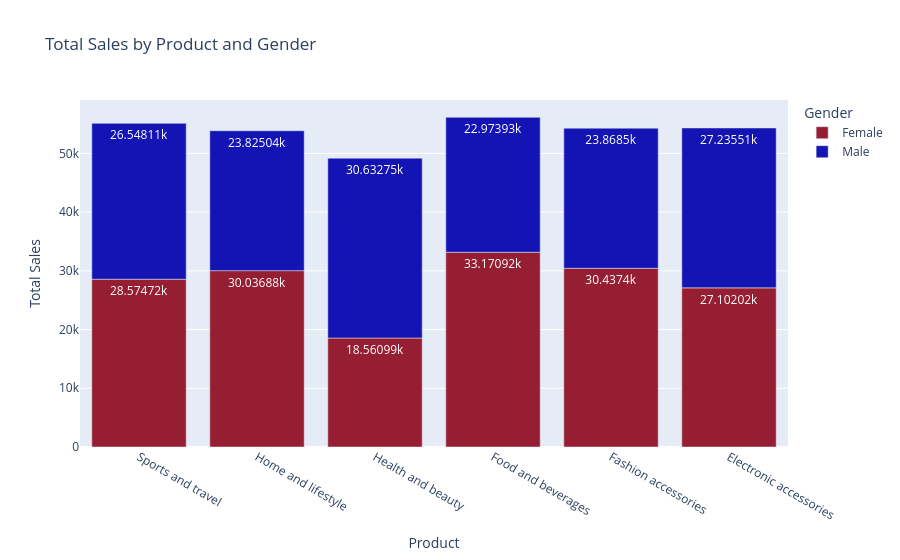

Notebook cell for this chart:
### Markdown cell above
3- What are the best selling products by customer gender?

### Code cell
# Analyze total sales by product line and gender
# Group total sales by product line and gender and sort in descending order
total_by_product_and_gender = df.groupby(['product line', 'gender'])['total'].sum().reset_index()
total_by_product_and_gender = total_by_product_and_gender.sort_values(by= ['product line','total'], ascending= [False, False])
total_by_product_and_gender.columns = ['Product', 'Gender', 'Total Sales']

# Display the final table of total sales by product line and gender
display(total_by_product_and_gender)

# Plot a bar chart to visualize total sales by product line and gender
fig = px.bar(total_by_product_and_gender, x= 'Product', y='Total Sales', color='Gender', color_discrete_map={ 'Male': 'rgb(20,20,180)','Female': 'rgb(150,30,50)'}, text_auto=True, title= 'Total Sales by Product and Gender', labels={'x':'Product Line','y': 'Total Sales'})
fig.update_traces(textposition= 'inside')
fig.show()

# Top Selling Product for Women
# Filter the dataset to include only females, sort by total sales in descending order, and get the top product 
most_ordered_by_female = total_by_product_and_gender[total_by_product_and_gender['Gender'] == 'Female'].sort_values(by= 'Total Sales', ascending= False).iloc[0]

# Top Selling Product for men
# Filter the dataset to include only males, sort by total sales in descending order, and get the top product
most_ordered_by_male = total_by_product_and_gender[total_by_product_and_gender['Gender'] == 'Male'].sort_values(by= 'Total Sales', ascending= False).iloc[0]

# show result
# Print the top-selling product for females along with the total sales
print(f"Females most frequently ordered '{most_ordered_by_female['Product']}' generating total sales of {most_ordered_by_female['Total Sales']:.2f}")

# Print the top-selling product for males along with the total sales
print(f"For males, the most ordered product is '{most_ordered_by_male['Product']}' with total sales amounting to {most_ordered_by_male['Total Sales']:.2f}")

### Figure 1 — Plotly figure (JSON) as saved in the notebook; plotly's stock layout.template omitted (floating-point values rounded to 4 significant figures)
{"data": [{"alignmentgroup": "True", "hovertemplate": "Gender=Female<br>Product=%{x}<br>Total Sales=%{y}<extra></extra>", "legendgroup": "Female", "marker": {"color": "rgb(150,30,50)", "pattern": {"shape": ""}}, "name": "Female", "offsetgroup": "Female", "orientation": "v", "showlegend": true, "textposition": "inside", "texttemplate": "%{y}", "type": "bar", "x": ["Sports and travel", "Home and lifestyle", "Health and beauty", "Food and beverages", "Fashion accessories", "Electronic accessories"], "xaxis": "x", "y": [28570.0, 30040.0, 18560.0, 33170.0, 30440.0, 27100.0], "yaxis": "y"}, {"alignmentgroup": "True", "hovertemplate": "Gender=Male<br>Product=%{x}<br>Total Sales=%{y}<extra></extra>", "legendgroup": "Male", "marker": {"color": "rgb(20,20,180)", "pattern": {"shape": ""}}, "name": "Male", "offsetgroup": "Male", "orientation": "v", "showlegend": true, "textposition": "inside", "texttemplate": "%{y}", "type": "bar", "x": ["Sports and travel", "Home and lifestyle", "Health and beauty", "Food and beverages", "Fashion accessories", "Electronic accessories"], "xaxis": "x", "y": [26550.0, 23830.0, 30630.0, 22970.0, 23870.0, 27240.0], "yaxis": "y"}], "layout": {"barmode": "relative", "legend": {"title": {"text": "Gender"}, "tracegroupgap": 0}, "title": {"text": "Total Sales by Product and Gender"}, "xaxis": {"anchor": "y", "domain": [0, 1], "title": {"text": "Product"}}, "yaxis": {"anchor": "x", "domain": [0, 1], "title": {"text": "Total Sales"}}}}
